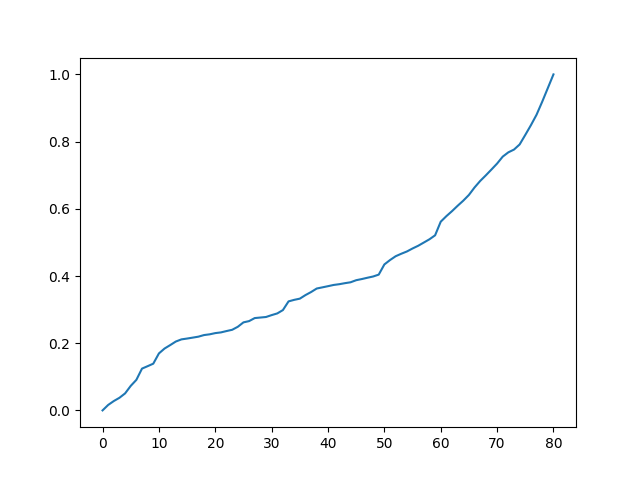
#> input picture data/sample.png, 640 x 480 px
$ python ying.py ../../../data/sample.png   (older library calls are emulated)
#> lines starting #> are read from the running program, lines starting #| are printed output that depends on the picture; after the words box and inside, x2 and y2 are one past the last pixel; in counts of white or black regions, pixels touching at a corner belong together
#> in main, img is the input picture: shape (480, 640, 4); mean R, G, B, A 251.7, 252.1, 252.3, 255
#> in Ying_2017_CAIP, `t_b = np.max(I, axis=2)`: t_b: shape (480, 640) float64; every value is 1
#> in tsmooth, `I = cv2.normalize(img.astype('float64'), None, 0.0, 1.0, cv2.NORM_MINM..`: I: shape (240, 320) float64; every value is 0
from configparser import Interpolation
import numpy as np
import matplotlib.pyplot as plt
import imageio
import scipy, scipy.misc, scipy.signal
import cv2
import sys

def computeTextureWeights(fin, sigma, sharpness):
#> called with sigma = 5, sharpness = 0.001
    dt0_v = np.vstack((np.diff(fin, n=1, axis=0), fin[0,:]-fin[-1,:]))
    dt0_h = np.vstack((np.diff(fin, n=1, axis=1).conj().T, fin[:,0].conj().T-fin[:,-1].conj().T)).conj().T

    gauker_h = scipy.signal.convolve2d(dt0_h, np.ones((1,sigma)), mode='same')
    gauker_v = scipy.signal.convolve2d(dt0_v, np.ones((sigma,1)), mode='same')

    W_h = 1/(np.abs(gauker_h)*np.abs(dt0_h)+sharpness)
#> W_h: shape (240, 320) float64; every value is 1000
    W_v = 1/(np.abs(gauker_v)*np.abs(dt0_v)+sharpness)

    return  W_h, W_v

def solveLinearEquation(IN, wx, wy, lamda):
#> called with lamda = 0.5
    [r, c] = IN.shape
#> r = 240; c = 320
    k = r * c
#> k = 76800
    dx =  -lamda * wx.flatten('F')
    dy =  -lamda * wy.flatten('F')
    tempx = np.roll(wx, 1, axis=1)
    tempy = np.roll(wy, 1, axis=0)
    dxa = -lamda *tempx.flatten('F')
    dya = -lamda *tempy.flatten('F')
    tmp = wx[:,-1]
#> tmp = 240 values from 1000 to 1000
    tempx = np.concatenate((tmp[:,None], np.zeros((r,c-1))), axis=1)
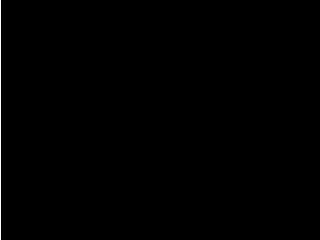
#> tempx: shape (240, 320) float64; values 0 (black) and 1000 (white), 0.31% white in thin lines or dots, all inside (x1, y1, x2, y2) = (0, 0, 1, 240)
    tmp = wy[-1,:]
#> tmp = 320 values from 1000 to 1000
    tempy = np.concatenate((tmp[None,:], np.zeros((r-1,c))), axis=0)
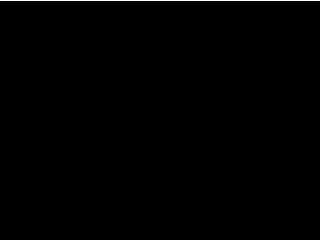
#> tempy: shape (240, 320) float64; values 0 (black) and 1000 (white), 0.42% white in thin lines or dots, all inside (x1, y1, x2, y2) = (0, 0, 320, 1)
    dxd1 = -lamda * tempx.flatten('F')
    dyd1 = -lamda * tempy.flatten('F')

    wx[:,-1] = 0
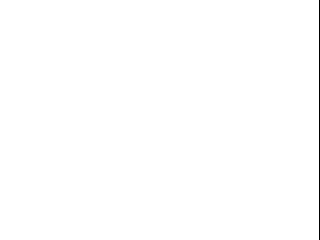
#> wx: shape (240, 320) float64; values 0 (black) and 1000 (white), 99.7% white; black in thin lines or dots, all inside (x1, y1, x2, y2) = (319, 0, 320, 240)
    wy[-1,:] = 0
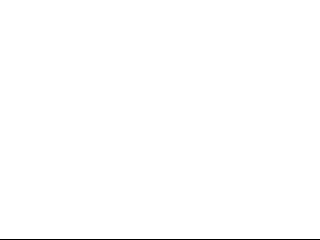
#> wy: shape (240, 320) float64; values 0 (black) and 1000 (white), 99.6% white; black in thin lines or dots, all inside (x1, y1, x2, y2) = (0, 239, 320, 240)
#> in Ying_2017_CAIP, `t_our = cv2.resize(tsmooth(cv2.resize(t_b, None, fx=0.5, fy=0.5, inter..`: t_our: shape (480, 640) float64; every value is 0
#> in Ying_2017_CAIP, `isBad = t_our < 0.5`: isBad: shape (480, 640) bool; every value is 1
    dxd2 = -lamda * wx.flatten('F')
    dyd2 = -lamda * wy.flatten('F')

    Ax = scipy.sparse.spdiags(np.concatenate((dxd1[:,None], dxd2[:,None]), axis=1).T, np.array([-k+r,-r]), k, k)
    Ay = scipy.sparse.spdiags(np.concatenate((dyd1[None,:], dyd2[None,:]), axis=0), np.array([-r+1,-1]), k, k)
    D = 1 - ( dx + dy + dxa + dya)
    A = ((Ax+Ay) + (Ax+Ay).conj().T + scipy.sparse.spdiags(D, 0, k, k)).T

    tin = IN[:,:]
    tout = scipy.sparse.linalg.spsolve(A, tin.flatten('F'))
    OUT = np.reshape(tout, (r, c), order='F')

    return OUT


def tsmooth(img, lamda=0.01, sigma=3.0, sharpness=0.001):
    I = cv2.normalize(img.astype('float64'), None, 0.0, 1.0, cv2.NORM_MINMAX)
    x = np.copy(I)
    wx, wy = computeTextureWeights(x, sigma, sharpness)
    S = solveLinearEquation(I, wx, wy, lamda)
    return S

def rgb2gm(I):
    if (I.shape[2] == 3):
        I = cv2.normalize(I.astype('float64'), None, 0.0, 1.0, cv2.NORM_MINMAX)
        I = np.abs((I[:,:,0]*I[:,:,1]*I[:,:,2]))**(1/3)

    return I

def applyK(I, k, a=-0.3293, b=1.1258):
    f = lambda x: np.exp((1-x**a)*b)
    beta = f(k)
    gamma = k**a
    J = (I**gamma)*beta
    return J

def entropy(X):
    tmp = X * 255
    tmp[tmp > 255] = 255
    tmp[tmp<0] = 0
    tmp = tmp.astype(np.uint8)
    _, counts = np.unique(tmp, return_counts=True)
    pk = np.asarray(counts)
    pk = 1.0*pk / np.sum(pk, axis=0)
    S = -np.sum(pk * np.log2(pk), axis=0)
    return S

def maxEntropyEnhance(I, isBad, a=-0.3293, b=1.1258):
    # Esatimate k
#> called with a = -0.329, b = 1.13
    tmp = cv2.resize(I, (50,50), interpolation=cv2.INTER_AREA)
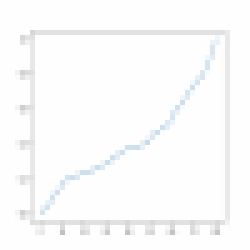
#> tmp: shape (50, 50, 4) float64 (shown 5 times larger); mean R, G, B, A 0.987, 0.989, 0.99, 1; transparent parts drawn white
    tmp[tmp<0] = 0
    tmp = tmp.real
    Y = rgb2gm(tmp)

    isBad = isBad * 1
#> isBad: shape (480, 640) int64; every value is 1
    isBad = cv2.resize(isBad.astype(np.float32), (50,50), interpolation=cv2.INTER_CUBIC)
#> isBad: shape (50, 50) float32; every value is 1
    isBad[isBad<0.5] = 0
    isBad[isBad>=0.5] = 1
    Y = Y[isBad==1]
#> Y = 2500 rows, first 6: [1, 1, 1, 1], [1, 1, 1, 1], [1, 1, 1, 1], [1, 1, 1, 1], [1, 1, 1, 1], [1, 1, 1, 1]

    if Y.size == 0:
       J = I
       return J

    f = lambda k: -entropy(applyK(Y, k))
#> in applyK, `J = (I**gamma)*beta`: J = 2500 rows, first 6: [1.44, 1.44, 1.44, 1.44], [1.44, 1.44, 1.44, 1.44], [1.44, 1.44, 1.44, 1.44], [1.44, 1.44, 1.44, 1.44], [1.44, 1.44, 1.44, 1.44], [1.44, 1.44, 1.44, 1.44]
#> in entropy, `tmp = X * 255`: tmp = 2500 rows, first 6: [367.5, 367.5, 367.5, 367.5], [367.5, 367.5, 367.5, 367.5], [367.5, 367.5, 367.5, 367.5], [367.5, 367.5, 367.5, 367.5], [367.5, 367.5, 367.5, 367.5], [367.5, 367.5, 367.5, 367.5]
#> in entropy, `tmp = tmp.astype(np.uint8)`: tmp = 2500 rows, first 6: [255, 255, 255, 255], [255, 255, 255, 255], [255, 255, 255, 255], [255, 255, 255, 255], [255, 255, 255, 255], [255, 255, 255, 255]
#> in entropy, `_, counts = np.unique(tmp, return_counts=True)`: counts = [10000]
#> in entropy, `pk = 1.0*pk / np.sum(pk, axis=0)`: pk = [1]
#> in entropy, `S = -np.sum(pk * np.log2(pk), axis=0)`: S = 0
#> in applyK (call 2), `J = (I**gamma)*beta`: J = 2500 rows, first 6: [1.57, 1.57, 1.57, 1.57], [1.57, 1.57, 1.57, 1.57], [1.57, 1.57, 1.57, 1.57], [1.57, 1.57, 1.57, 1.57], [1.57, 1.57, 1.57, 1.57], [1.57, 1.57, 1.57, 1.57]
#> in entropy (call 2), `tmp = X * 255`: tmp = 2500 rows, first 6: [399.9, 399.9, 399.9, 399.9], [399.9, 399.9, 399.9, 399.9], [399.9, 399.9, 399.9, 399.9], [399.9, 399.9, 399.9, 399.9], [399.9, 399.9, 399.9, 399.9], [399.9, 399.9, 399.9, 399.9]
#> in entropy (call 2), `tmp = tmp.astype(np.uint8)`: tmp = 2500 rows, first 6: [255, 255, 255, 255], [255, 255, 255, 255], [255, 255, 255, 255], [255, 255, 255, 255], [255, 255, 255, 255], [255, 255, 255, 255]
#> in applyK (call 3), `J = (I**gamma)*beta`: J = 2500 rows, first 6: [1.63, 1.63, 1.63, 1.63], [1.63, 1.63, 1.63, 1.63], [1.63, 1.63, 1.63, 1.63], [1.63, 1.63, 1.63, 1.63], [1.63, 1.63, 1.63, 1.63], [1.63, 1.63, 1.63, 1.63]
#> in entropy (call 3), `tmp = X * 255`: tmp = 2500 rows, first 6: [414.9, 414.9, 414.9, 414.9], [414.9, 414.9, 414.9, 414.9], [414.9, 414.9, 414.9, 414.9], [414.9, 414.9, 414.9, 414.9], [414.9, 414.9, 414.9, 414.9], [414.9, 414.9, 414.9, 414.9]
#> in entropy (call 3), `tmp = tmp.astype(np.uint8)`: tmp = 2500 rows, first 6: [255, 255, 255, 255], [255, 255, 255, 255], [255, 255, 255, 255], [255, 255, 255, 255], [255, 255, 255, 255], [255, 255, 255, 255]
#> in applyK (call 4), `J = (I**gamma)*beta`: J = 2500 rows, first 6: [1.66, 1.66, 1.66, 1.66], [1.66, 1.66, 1.66, 1.66], [1.66, 1.66, 1.66, 1.66], [1.66, 1.66, 1.66, 1.66], [1.66, 1.66, 1.66, 1.66], [1.66, 1.66, 1.66, 1.66]
#> in entropy (call 4), `tmp = X * 255`: tmp = 2500 rows, first 6: [422.9, 422.9, 422.9, 422.9], [422.9, 422.9, 422.9, 422.9], [422.9, 422.9, 422.9, 422.9], [422.9, 422.9, 422.9, 422.9], [422.9, 422.9, 422.9, 422.9], [422.9, 422.9, 422.9, 422.9]
#> in entropy (call 4), `tmp = tmp.astype(np.uint8)`: tmp = 2500 rows, first 6: [255, 255, 255, 255], [255, 255, 255, 255], [255, 255, 255, 255], [255, 255, 255, 255], [255, 255, 255, 255], [255, 255, 255, 255]
#> in applyK (call 5), `J = (I**gamma)*beta`: J = 2500 rows, first 6: [1.68, 1.68, 1.68, 1.68], [1.68, 1.68, 1.68, 1.68], [1.68, 1.68, 1.68, 1.68], [1.68, 1.68, 1.68, 1.68], [1.68, 1.68, 1.68, 1.68], [1.68, 1.68, 1.68, 1.68]
#> in entropy (call 5), `tmp = X * 255`: tmp = 2500 rows, first 6: [427.5, 427.5, 427.5, 427.5], [427.5, 427.5, 427.5, 427.5], [427.5, 427.5, 427.5, 427.5], [427.5, 427.5, 427.5, 427.5], [427.5, 427.5, 427.5, 427.5], [427.5, 427.5, 427.5, 427.5]
#> in entropy (call 5), `tmp = tmp.astype(np.uint8)`: tmp = 2500 rows, first 6: [255, 255, 255, 255], [255, 255, 255, 255], [255, 255, 255, 255], [255, 255, 255, 255], [255, 255, 255, 255], [255, 255, 255, 255]
#> in applyK (call 6), `J = (I**gamma)*beta`: J = 2500 rows, first 6: [1.69, 1.69, 1.69, 1.69], [1.69, 1.69, 1.69, 1.69], [1.69, 1.69, 1.69, 1.69], [1.69, 1.69, 1.69, 1.69], [1.69, 1.69, 1.69, 1.69], [1.69, 1.69, 1.69, 1.69]
#> in entropy (call 6), `tmp = X * 255`: tmp = 2500 rows, first 6: [430.2, 430.2, 430.2, 430.2], [430.2, 430.2, 430.2, 430.2], [430.2, 430.2, 430.2, 430.2], [430.2, 430.2, 430.2, 430.2], [430.2, 430.2, 430.2, 430.2], [430.2, 430.2, 430.2, 430.2]
#> in entropy (call 6), `tmp = tmp.astype(np.uint8)`: tmp = 2500 rows, first 6: [255, 255, 255, 255], [255, 255, 255, 255], [255, 255, 255, 255], [255, 255, 255, 255], [255, 255, 255, 255], [255, 255, 255, 255]
#> in entropy (call 7), `tmp = X * 255`: tmp = 2500 rows, first 6: [431.8, 431.8, 431.8, 431.8], [431.8, 431.8, 431.8, 431.8], [431.8, 431.8, 431.8, 431.8], [431.8, 431.8, 431.8, 431.8], [431.8, 431.8, 431.8, 431.8], [431.8, 431.8, 431.8, 431.8]
#> in entropy (call 7), `tmp = tmp.astype(np.uint8)`: tmp = 2500 rows, first 6: [255, 255, 255, 255], [255, 255, 255, 255], [255, 255, 255, 255], [255, 255, 255, 255], [255, 255, 255, 255], [255, 255, 255, 255]
#> in applyK (call 8), `J = (I**gamma)*beta`: J = 2500 rows, first 6: [1.7, 1.7, 1.7, 1.7], [1.7, 1.7, 1.7, 1.7], [1.7, 1.7, 1.7, 1.7], [1.7, 1.7, 1.7, 1.7], [1.7, 1.7, 1.7, 1.7], [1.7, 1.7, 1.7, 1.7]
#> in entropy (call 8), `tmp = X * 255`: tmp = 2500 rows, first 6: [432.8, 432.8, 432.8, 432.8], [432.8, 432.8, 432.8, 432.8], [432.8, 432.8, 432.8, 432.8], [432.8, 432.8, 432.8, 432.8], [432.8, 432.8, 432.8, 432.8], [432.8, 432.8, 432.8, 432.8]
#> in entropy (call 8), `tmp = tmp.astype(np.uint8)`: tmp = 2500 rows, first 6: [255, 255, 255, 255], [255, 255, 255, 255], [255, 255, 255, 255], [255, 255, 255, 255], [255, 255, 255, 255], [255, 255, 255, 255]
#> in entropy (call 9), `tmp = X * 255`: tmp = 2500 rows, first 6: [433.4, 433.4, 433.4, 433.4], [433.4, 433.4, 433.4, 433.4], [433.4, 433.4, 433.4, 433.4], [433.4, 433.4, 433.4, 433.4], [433.4, 433.4, 433.4, 433.4], [433.4, 433.4, 433.4, 433.4]
#> in entropy (call 9), `tmp = tmp.astype(np.uint8)`: tmp = 2500 rows, first 6: [255, 255, 255, 255], [255, 255, 255, 255], [255, 255, 255, 255], [255, 255, 255, 255], [255, 255, 255, 255], [255, 255, 255, 255]
#> in entropy (call 10), `tmp = X * 255`: tmp = 2500 rows, first 6: [433.8, 433.8, 433.8, 433.8], [433.8, 433.8, 433.8, 433.8], [433.8, 433.8, 433.8, 433.8], [433.8, 433.8, 433.8, 433.8], [433.8, 433.8, 433.8, 433.8], [433.8, 433.8, 433.8, 433.8]
#> in entropy (call 10), `tmp = tmp.astype(np.uint8)`: tmp = 2500 rows, first 6: [255, 255, 255, 255], [255, 255, 255, 255], [255, 255, 255, 255], [255, 255, 255, 255], [255, 255, 255, 255], [255, 255, 255, 255]
#> in entropy (call 11), `tmp = X * 255`: tmp = 2500 rows, first 6: [434, 434, 434, 434], [434, 434, 434, 434], [434, 434, 434, 434], [434, 434, 434, 434], [434, 434, 434, 434], [434, 434, 434, 434]
#> in entropy (call 11), `tmp = tmp.astype(np.uint8)`: tmp = 2500 rows, first 6: [255, 255, 255, 255], [255, 255, 255, 255], [255, 255, 255, 255], [255, 255, 255, 255], [255, 255, 255, 255], [255, 255, 255, 255]
#> in entropy (call 12), `tmp = X * 255`: tmp = 2500 rows, first 6: [434.1, 434.1, 434.1, 434.1], [434.1, 434.1, 434.1, 434.1], [434.1, 434.1, 434.1, 434.1], [434.1, 434.1, 434.1, 434.1], [434.1, 434.1, 434.1, 434.1], [434.1, 434.1, 434.1, 434.1]
#> in entropy (call 12), `tmp = tmp.astype(np.uint8)`: tmp = 2500 rows, first 6: [255, 255, 255, 255], [255, 255, 255, 255], [255, 255, 255, 255], [255, 255, 255, 255], [255, 255, 255, 255], [255, 255, 255, 255]
#> in entropy (call 13), `tmp = X * 255`: tmp = 2500 rows, first 6: [434.2, 434.2, 434.2, 434.2], [434.2, 434.2, 434.2, 434.2], [434.2, 434.2, 434.2, 434.2], [434.2, 434.2, 434.2, 434.2], [434.2, 434.2, 434.2, 434.2], [434.2, 434.2, 434.2, 434.2]
#> in entropy (call 13), `tmp = tmp.astype(np.uint8)`: tmp = 2500 rows, first 6: [255, 255, 255, 255], [255, 255, 255, 255], [255, 255, 255, 255], [255, 255, 255, 255], [255, 255, 255, 255], [255, 255, 255, 255]
#> in entropy (call 14), `tmp = X * 255`: tmp = 2500 rows, first 6: [434.3, 434.3, 434.3, 434.3], [434.3, 434.3, 434.3, 434.3], [434.3, 434.3, 434.3, 434.3], [434.3, 434.3, 434.3, 434.3], [434.3, 434.3, 434.3, 434.3], [434.3, 434.3, 434.3, 434.3]
#> in entropy (call 14), `tmp = tmp.astype(np.uint8)`: tmp = 2500 rows, first 6: [255, 255, 255, 255], [255, 255, 255, 255], [255, 255, 255, 255], [255, 255, 255, 255], [255, 255, 255, 255], [255, 255, 255, 255]
#> in entropy (call 15), `tmp = X * 255`: tmp = 2500 rows, first 6: [434.3, 434.3, 434.3, 434.3], [434.3, 434.3, 434.3, 434.3], [434.3, 434.3, 434.3, 434.3], [434.3, 434.3, 434.3, 434.3], [434.3, 434.3, 434.3, 434.3], [434.3, 434.3, 434.3, 434.3]
#> in entropy (call 15), `tmp = tmp.astype(np.uint8)`: tmp = 2500 rows, first 6: [255, 255, 255, 255], [255, 255, 255, 255], [255, 255, 255, 255], [255, 255, 255, 255], [255, 255, 255, 255], [255, 255, 255, 255]
#> in entropy (call 16), `tmp = X * 255`: tmp = 2500 rows, first 6: [434.3, 434.3, 434.3, 434.3], [434.3, 434.3, 434.3, 434.3], [434.3, 434.3, 434.3, 434.3], [434.3, 434.3, 434.3, 434.3], [434.3, 434.3, 434.3, 434.3], [434.3, 434.3, 434.3, 434.3]
#> in entropy (call 16), `tmp = tmp.astype(np.uint8)`: tmp = 2500 rows, first 6: [255, 255, 255, 255], [255, 255, 255, 255], [255, 255, 255, 255], [255, 255, 255, 255], [255, 255, 255, 255], [255, 255, 255, 255]
#> in entropy (call 17), `tmp = X * 255`: tmp = 2500 rows, first 6: [434.4, 434.4, 434.4, 434.4], [434.4, 434.4, 434.4, 434.4], [434.4, 434.4, 434.4, 434.4], [434.4, 434.4, 434.4, 434.4], [434.4, 434.4, 434.4, 434.4], [434.4, 434.4, 434.4, 434.4]
#> in entropy (call 17), `tmp = tmp.astype(np.uint8)`: tmp = 2500 rows, first 6: [255, 255, 255, 255], [255, 255, 255, 255], [255, 255, 255, 255], [255, 255, 255, 255], [255, 255, 255, 255], [255, 255, 255, 255]
#> in entropy (call 18), `tmp = X * 255`: tmp = 2500 rows, first 6: [434.4, 434.4, 434.4, 434.4], [434.4, 434.4, 434.4, 434.4], [434.4, 434.4, 434.4, 434.4], [434.4, 434.4, 434.4, 434.4], [434.4, 434.4, 434.4, 434.4], [434.4, 434.4, 434.4, 434.4]
#> in entropy (call 18), `tmp = tmp.astype(np.uint8)`: tmp = 2500 rows, first 6: [255, 255, 255, 255], [255, 255, 255, 255], [255, 255, 255, 255], [255, 255, 255, 255], [255, 255, 255, 255], [255, 255, 255, 255]
#> in entropy (call 19), `tmp = X * 255`: tmp = 2500 rows, first 6: [434.4, 434.4, 434.4, 434.4], [434.4, 434.4, 434.4, 434.4], [434.4, 434.4, 434.4, 434.4], [434.4, 434.4, 434.4, 434.4], [434.4, 434.4, 434.4, 434.4], [434.4, 434.4, 434.4, 434.4]
#> in entropy (call 19), `tmp = tmp.astype(np.uint8)`: tmp = 2500 rows, first 6: [255, 255, 255, 255], [255, 255, 255, 255], [255, 255, 255, 255], [255, 255, 255, 255], [255, 255, 255, 255], [255, 255, 255, 255]
#> in entropy (call 20), `tmp = X * 255`: tmp = 2500 rows, first 6: [434.4, 434.4, 434.4, 434.4], [434.4, 434.4, 434.4, 434.4], [434.4, 434.4, 434.4, 434.4], [434.4, 434.4, 434.4, 434.4], [434.4, 434.4, 434.4, 434.4], [434.4, 434.4, 434.4, 434.4]
#> in entropy (call 20), `tmp = tmp.astype(np.uint8)`: tmp = 2500 rows, first 6: [255, 255, 255, 255], [255, 255, 255, 255], [255, 255, 255, 255], [255, 255, 255, 255], [255, 255, 255, 255], [255, 255, 255, 255]
#> in entropy (call 21), `tmp = X * 255`: tmp = 2500 rows, first 6: [434.4, 434.4, 434.4, 434.4], [434.4, 434.4, 434.4, 434.4], [434.4, 434.4, 434.4, 434.4], [434.4, 434.4, 434.4, 434.4], [434.4, 434.4, 434.4, 434.4], [434.4, 434.4, 434.4, 434.4]
#> in entropy (call 21), `tmp = tmp.astype(np.uint8)`: tmp = 2500 rows, first 6: [255, 255, 255, 255], [255, 255, 255, 255], [255, 255, 255, 255], [255, 255, 255, 255], [255, 255, 255, 255], [255, 255, 255, 255]
#> in entropy (call 22), `tmp = X * 255`: tmp = 2500 rows, first 6: [434.4, 434.4, 434.4, 434.4], [434.4, 434.4, 434.4, 434.4], [434.4, 434.4, 434.4, 434.4], [434.4, 434.4, 434.4, 434.4], [434.4, 434.4, 434.4, 434.4], [434.4, 434.4, 434.4, 434.4]
#> in entropy (call 22), `tmp = tmp.astype(np.uint8)`: tmp = 2500 rows, first 6: [255, 255, 255, 255], [255, 255, 255, 255], [255, 255, 255, 255], [255, 255, 255, 255], [255, 255, 255, 255], [255, 255, 255, 255]
#> in entropy (call 23), `tmp = X * 255`: tmp = 2500 rows, first 6: [434.4, 434.4, 434.4, 434.4], [434.4, 434.4, 434.4, 434.4], [434.4, 434.4, 434.4, 434.4], [434.4, 434.4, 434.4, 434.4], [434.4, 434.4, 434.4, 434.4], [434.4, 434.4, 434.4, 434.4]
#> in entropy (call 23), `tmp = tmp.astype(np.uint8)`: tmp = 2500 rows, first 6: [255, 255, 255, 255], [255, 255, 255, 255], [255, 255, 255, 255], [255, 255, 255, 255], [255, 255, 255, 255], [255, 255, 255, 255]
#> in entropy (call 24), `tmp = X * 255`: tmp = 2500 rows, first 6: [434.4, 434.4, 434.4, 434.4], [434.4, 434.4, 434.4, 434.4], [434.4, 434.4, 434.4, 434.4], [434.4, 434.4, 434.4, 434.4], [434.4, 434.4, 434.4, 434.4], [434.4, 434.4, 434.4, 434.4]
#> in entropy (call 24), `tmp = tmp.astype(np.uint8)`: tmp = 2500 rows, first 6: [255, 255, 255, 255], [255, 255, 255, 255], [255, 255, 255, 255], [255, 255, 255, 255], [255, 255, 255, 255], [255, 255, 255, 255]
#> in entropy (call 25), `tmp = X * 255`: tmp = 2500 rows, first 6: [434.4, 434.4, 434.4, 434.4], [434.4, 434.4, 434.4, 434.4], [434.4, 434.4, 434.4, 434.4], [434.4, 434.4, 434.4, 434.4], [434.4, 434.4, 434.4, 434.4], [434.4, 434.4, 434.4, 434.4]
#> in entropy (call 25), `tmp = tmp.astype(np.uint8)`: tmp = 2500 rows, first 6: [255, 255, 255, 255], [255, 255, 255, 255], [255, 255, 255, 255], [255, 255, 255, 255], [255, 255, 255, 255], [255, 255, 255, 255]
#> in entropy (call 26), `tmp = X * 255`: tmp = 2500 rows, first 6: [434.4, 434.4, 434.4, 434.4], [434.4, 434.4, 434.4, 434.4], [434.4, 434.4, 434.4, 434.4], [434.4, 434.4, 434.4, 434.4], [434.4, 434.4, 434.4, 434.4], [434.4, 434.4, 434.4, 434.4]
#> in entropy (call 26), `tmp = tmp.astype(np.uint8)`: tmp = 2500 rows, first 6: [255, 255, 255, 255], [255, 255, 255, 255], [255, 255, 255, 255], [255, 255, 255, 255], [255, 255, 255, 255], [255, 255, 255, 255]
#> in entropy (call 27), `tmp = X * 255`: tmp = 2500 rows, first 6: [434.4, 434.4, 434.4, 434.4], [434.4, 434.4, 434.4, 434.4], [434.4, 434.4, 434.4, 434.4], [434.4, 434.4, 434.4, 434.4], [434.4, 434.4, 434.4, 434.4], [434.4, 434.4, 434.4, 434.4]
#> in entropy (call 27), `tmp = tmp.astype(np.uint8)`: tmp = 2500 rows, first 6: [255, 255, 255, 255], [255, 255, 255, 255], [255, 255, 255, 255], [255, 255, 255, 255], [255, 255, 255, 255], [255, 255, 255, 255]
#> in entropy (call 28), `tmp = X * 255`: tmp = 2500 rows, first 6: [434.4, 434.4, 434.4, 434.4], [434.4, 434.4, 434.4, 434.4], [434.4, 434.4, 434.4, 434.4], [434.4, 434.4, 434.4, 434.4], [434.4, 434.4, 434.4, 434.4], [434.4, 434.4, 434.4, 434.4]
#> in entropy (call 28), `tmp = tmp.astype(np.uint8)`: tmp = 2500 rows, first 6: [255, 255, 255, 255], [255, 255, 255, 255], [255, 255, 255, 255], [255, 255, 255, 255], [255, 255, 255, 255], [255, 255, 255, 255]
#> in entropy (call 29), `tmp = X * 255`: tmp = 2500 rows, first 6: [434.4, 434.4, 434.4, 434.4], [434.4, 434.4, 434.4, 434.4], [434.4, 434.4, 434.4, 434.4], [434.4, 434.4, 434.4, 434.4], [434.4, 434.4, 434.4, 434.4], [434.4, 434.4, 434.4, 434.4]
#> in entropy (call 29), `tmp = tmp.astype(np.uint8)`: tmp = 2500 rows, first 6: [255, 255, 255, 255], [255, 255, 255, 255], [255, 255, 255, 255], [255, 255, 255, 255], [255, 255, 255, 255], [255, 255, 255, 255]
    opt_k = scipy.optimize.fminbound(f, 1, 7)
#> opt_k = 7

    # Apply k
    J = applyK(I, opt_k, a, b) - 0.01
    return J


def Ying_2017_CAIP(img, mu=0.5, a=-0.3293, b=1.1258):
    lamda = 0.5
    sigma = 5
    I = cv2.normalize(img.astype('float64'), None, 0.0, 1.0, cv2.NORM_MINMAX)

    # Weight matrix estimation # Valid for Scipy <= 1.2.0
    t_b = np.max(I, axis=2)
    t_our = cv2.resize(tsmooth(cv2.resize(t_b, None, fx=0.5, fy=0.5, interpolation = cv2.INTER_CUBIC), lamda, sigma), (t_b.shape[1], t_b.shape[0]), interpolation=cv2.INTER_AREA)

    # Apply camera model with k(exposure ratio)
    isBad = t_our < 0.5
    J = maxEntropyEnhance(I, isBad)

    # W: Weight Matrix
    t = np.zeros((t_our.shape[0], t_our.shape[1], I.shape[2]))
    for i in range(I.shape[2]):
        t[:,:,i] = t_our
#> t: shape (480, 640, 4) float64; every value is 0
    W = t**mu

    I2 = I*W
    J2 = J*(1-W)

    result = I2 + J2
    result = result * 255
    result[result > 255] = 255
    result[result<0] = 0
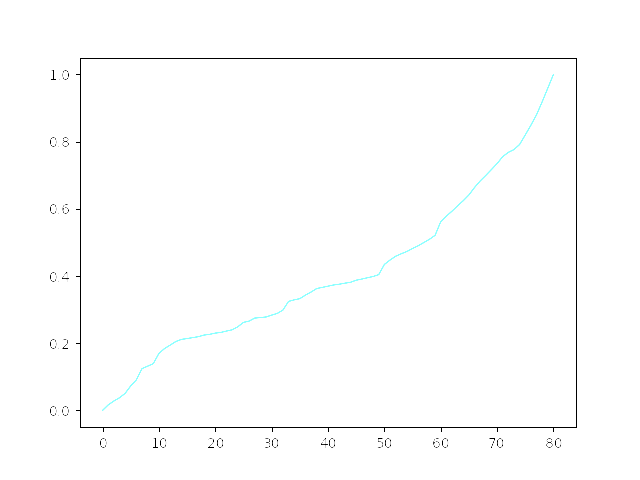
#> result: shape (480, 640, 4) float64; mean R, G, B, A 252.9, 253.2, 253.2, 255
    return result.astype(np.uint8)

def main():
    img_name = sys.argv[1]
    img = imageio.imread(img_name)
    result = Ying_2017_CAIP(img)
    plt.imshow(result)
    plt.show()

if __name__ == '__main__':
    main()
